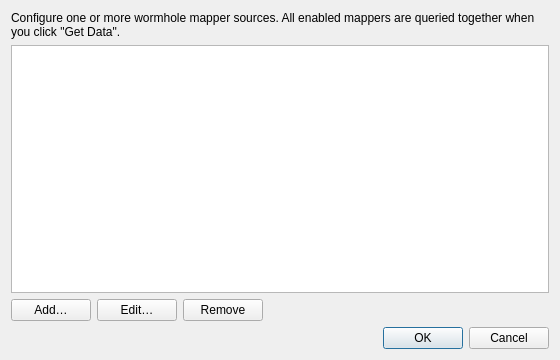
<?xml version="1.0" encoding="UTF-8"?>
<ui version="4.0">
 <class>MappersDialog</class>
 <widget class="QDialog" name="MappersDialog">
  <property name="geometry">
   <rect>
    <x>0</x>
    <y>0</y>
    <width>560</width>
    <height>360</height>
   </rect>
  </property>
  <property name="minimumSize">
   <size>
    <width>560</width>
    <height>360</height>
   </size>
  </property>
  <property name="font">
   <font>
    <family>Segoe UI</family>
    <pointsize>9</pointsize>
   </font>
  </property>
  <property name="windowTitle">
   <string>Mappers</string>
  </property>
  <property name="windowIcon">
   <iconset resource="../resources.qrc">
    <normaloff>:/images/app_icon.png</normaloff>:/images/app_icon.png</iconset>
  </property>
  <layout class="QVBoxLayout" name="verticalLayout">
   <item>
    <widget class="QLabel" name="label_intro">
     <property name="text">
      <string>Configure one or more wormhole mapper sources. All enabled mappers are queried together when you click &quot;Get Data&quot;.</string>
     </property>
     <property name="wordWrap">
      <bool>true</bool>
     </property>
    </widget>
   </item>
   <item>
    <widget class="QTableWidget" name="tableWidget_mappers">
     <property name="selectionBehavior">
      <enum>QAbstractItemView::SelectRows</enum>
     </property>
     <property name="selectionMode">
      <enum>QAbstractItemView::SingleSelection</enum>
     </property>
     <property name="editTriggers">
      <set>QAbstractItemView::NoEditTriggers</set>
     </property>
     <attribute name="horizontalHeaderStretchLastSection">
      <bool>true</bool>
     </attribute>
    </widget>
   </item>
   <item>
    <layout class="QHBoxLayout" name="horizontalLayout_buttons">
     <item>
      <widget class="QPushButton" name="pushButton_add">
       <property name="text">
        <string>Add&#8230;</string>
       </property>
      </widget>
     </item>
     <item>
      <widget class="QPushButton" name="pushButton_edit">
       <property name="text">
        <string>Edit&#8230;</string>
       </property>
      </widget>
     </item>
     <item>
      <widget class="QPushButton" name="pushButton_remove">
       <property name="text">
        <string>Remove</string>
       </property>
      </widget>
     </item>
     <item>
      <spacer name="horizontalSpacer">
       <property name="orientation">
        <enum>Qt::Horizontal</enum>
       </property>
       <property name="sizeHint" stdset="0">
        <size>
         <width>40</width>
         <height>20</height>
        </size>
       </property>
      </spacer>
     </item>
    </layout>
   </item>
   <item>
    <widget class="QDialogButtonBox" name="buttonBox">
     <property name="orientation">
      <enum>Qt::Horizontal</enum>
     </property>
     <property name="standardButtons">
      <set>QDialogButtonBox::Cancel|QDialogButtonBox::Ok</set>
     </property>
    </widget>
   </item>
  </layout>
 </widget>
 <resources>
  <include location="../resources.qrc"/>
 </resources>
 <connections>
  <connection>
   <sender>buttonBox</sender>
   <signal>accepted()</signal>
   <receiver>MappersDialog</receiver>
   <slot>accept()</slot>
   <hints>
    <hint type="sourcelabel">
     <x>248</x>
     <y>254</y>
    </hint>
    <hint type="destinationlabel">
     <x>157</x>
     <y>274</y>
    </hint>
   </hints>
  </connection>
  <connection>
   <sender>buttonBox</sender>
   <signal>rejected()</signal>
   <receiver>MappersDialog</receiver>
   <slot>reject()</slot>
   <hints>
    <hint type="sourcelabel">
     <x>316</x>
     <y>260</y>
    </hint>
    <hint type="destinationlabel">
     <x>286</x>
     <y>274</y>
    </hint>
   </hints>
  </connection>
 </connections>
</ui>
